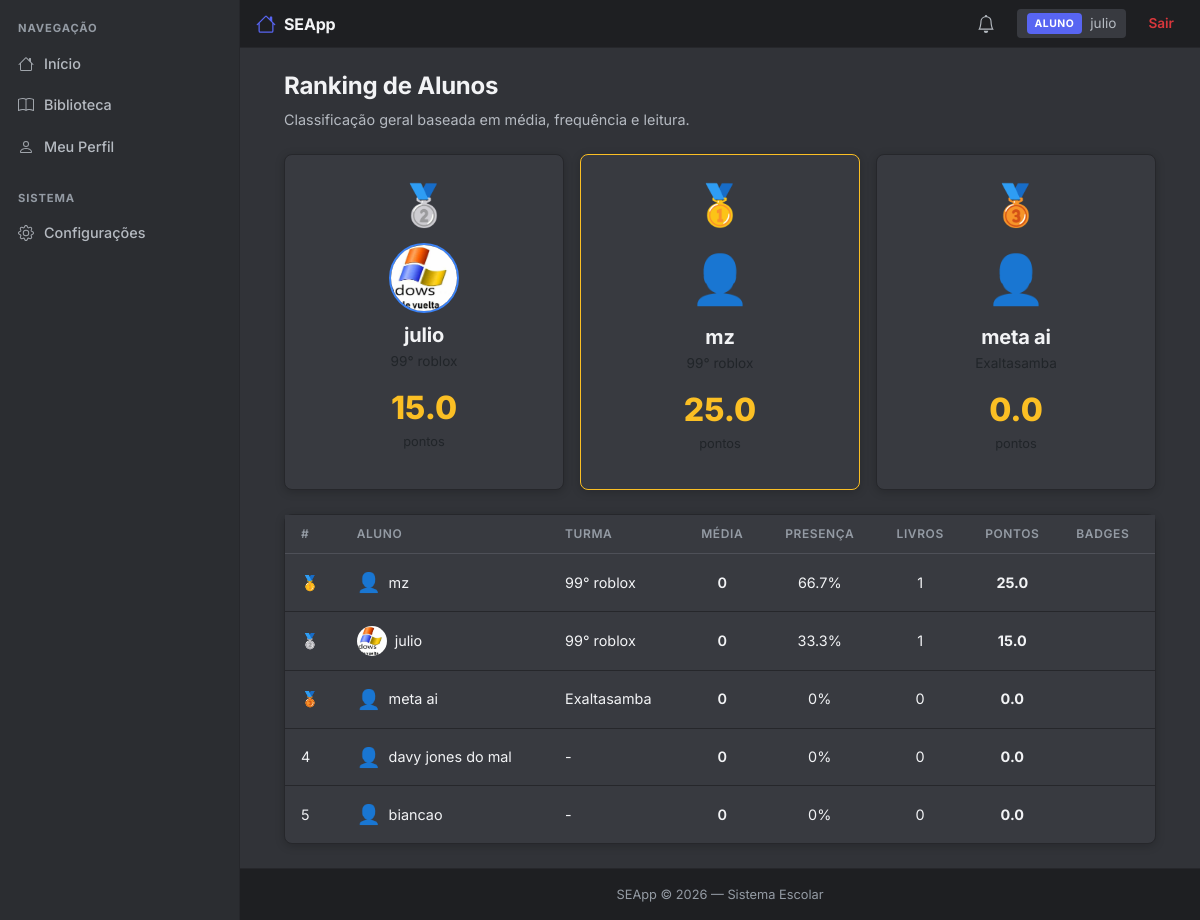
The page /ranking (signed in) on the database its author committed.
### app/models/usuario.py (models this page shows, shortened)
class Usuario(db.Model):
    __tablename__ = 'usuarios'
    id = db.Column(db.Integer, primary_key=True)
    nome = db.Column(db.String(100), nullable=False)
    email = db.Column(db.String(120), unique=True, nullable=False)
    senha = db.Column(db.String(255), nullable=False)
    tipo = db.Column(db.String(20), nullable=False, default='aluno')
    foto = db.Column(db.String(200), nullable=True)
    criado_em = db.Column(db.DateTime, default=datetime.utcnow)
    @property
    def senha_criptografada(self):
        return self.senha

### app/models/aluno.py (models this page shows, shortened)
class Aluno(db.Model):
    __tablename__ = 'alunos'
    id = db.Column(db.Integer, primary_key=True)
    usuario_id = db.Column(db.Integer, db.ForeignKey('usuarios.id'), unique=True, nullable=False)
    matricula = db.Column(db.String(50), unique=True, nullable=False)
    data_nascimento = db.Column(db.Date, nullable=True)
    serie = db.Column(db.String(20), nullable=True)
    turma = db.Column(db.String(20), nullable=True)
    telefone = db.Column(db.String(20), nullable=True)
    responsaveis = db.Column(db.Text, nullable=True)  # JSON string
    notas = db.Column(db.Text, nullable=True)  # JSON string
    usuario = db.relationship('Usuario', backref='aluno_rel', uselist=False, lazy=True)

### app/routes/gamificacao.py (the view)
@gamificacao_bp.route("/ranking")
def ranking():
    if 'usuario_id' not in session:
        return redirect(url_for('auth.login'))
    alunos = Aluno.query.all()
    ranking = []
    for aluno in alunos:
        notas = json.loads(aluno.notas) if aluno.notas else []
        disciplinas = set(n["disciplina"] for n in notas)
        medias = []
        for d in disciplinas:
            notas_d = [n["nota"] for n in notas if n["disciplina"] == d]
            if len(notas_d) == 4:
                medias.append(sum(notas_d) / 4)
        media_geral = round(sum(medias) / len(medias), 2) if medias else 0
        freq = Frequencia.query.filter_by(aluno_id=aluno.id).all()
        total = len(freq)
        presentes = len([f for f in freq if f.status == "presente"])
        percentual_presenca = round((presentes / total) * 100, 1) if total > 0 else 0
        livros_emprestados = Livro.query.filter(
            Livro.emprestado_para.isnot(None),
            db.func.lower(Livro.emprestado_para) == aluno.usuario.nome.lower() if aluno.usuario else False
        ).count() if aluno.usuario else 0
        pontos = 0
        if media_geral > 0:
            pontos += (media_geral / 10) * 50
        pontos += (percentual_presenca / 100) * 30
        pontos += min(livros_emprestados * 5, 20)
        pontos = round(pontos, 1)
        badges = []
        if media_geral >= 9:
            badges.append({"emoji": "🏆", "nome": "Excelência Acadêmica"})
        if percentual_presenca >= 95:
            badges.append({"emoji": "🎯", "nome": "Presença Perfeita"})
        if livros_emprestados >= 5:
            badges.append({"emoji": "📚", "nome": "Leitor Dedicado"})
        if media_geral >= 7 and percentual_presenca >= 85:
            badges.append({"emoji": "⭐", "nome": "Aluno Destaque"})
        ranking.append({
            "id": aluno.id,
            "nome": aluno.usuario.nome if aluno.usuario else "Sem nome",
            "turma": aluno.turma,
            "foto": aluno.usuario.foto if aluno.usuario else None,
            "media": media_geral,
            "presenca": percentual_presenca,
            "livros": livros_emprestados,
            "pontos": pontos,
            "badges": badges
        })
    ranking = sorted(ranking, key=lambda x: x["pontos"], reverse=True)
    for i, r in enumerate(ranking, 1):
        r["posicao"] = i
    posicao_aluno = None
    if is_aluno():
        usuario_id = session.get('usuario_id')
        aluno_logado = Aluno.query.filter_by(usuario_id=usuario_id).first()
        if aluno_logado:
            for r in ranking:
                if r["id"] == aluno_logado.id:
                    posicao_aluno = r["posicao"]
                    break
    return render_template("gamificacao/ranking.html", ranking=ranking, posicao_aluno=posicao_aluno)

### app/routes/gamificacao.py (called while the page is built)
def is_aluno():
    return session.get("tipo") == "aluno"

### templates/gamificacao/ranking.html (shortened to what this page needs)
{% extends 'base.html' %}
{% block content %}
<div class="container">
    <div class="mb-4">
        <h1>Ranking de Alunos</h1>
        <p class="text-secondary mb-0" style="font-size: 0.9rem;">Classificação geral baseada em média, frequência e leitura.</p>
    </div>
    {% if ranking|length >= 3 %}
    <div class="row g-3 mb-4 justify-content-center">
        {% for pos in [2, 1, 3] %}
        {% set aluno = ranking[pos - 1] %}
        <div class="col-md-4">
            <div class="card text-center h-100" style="{% if pos == 1 %}border-color: #FBBF24 !important;{% endif %}">
                <div class="card-body">
                    <div style="font-size: 2.5rem; margin-bottom: 8px;">
                        {% if pos == 1 %}🥇{% elif pos == 2 %}🥈{% else %}🥉{% endif %}
                    </div>
                    {% if aluno.foto %}
                    <img src="{{ url_for('static', filename=aluno.foto) }}" style="width: 70px; height: 70px; object-fit: cover; border-radius: 50%; border: 2px solid #3B82F6; margin-bottom: 10px;">
                    {% else %}
                    <div style="font-size: 3rem; color: #6B7280; margin-bottom: 10px;">👤</div>
                    {% endif %}
                    <h5 style="margin-bottom: 4px;">{{ aluno.nome }}</h5>
                    <p style="color: var(--text-muted); font-size: 0.85rem; margin-bottom: 12px;">{{ aluno.turma or 'Sem turma' }}</p>
                    <div style="font-size: 2rem; font-weight: 800; color: #FBBF24;">{{ aluno.pontos }}</div>
                    <div style="color: var(--text-dim); font-size: 0.8rem;">pontos</div>
                </div>
            </div>
        </div>
        {% endfor %}
    </div>
    {% endif %}
    <div class="card">
        <div class="card-body p-0">
            <table class="table table-hover mb-0">
                <thead>
                    <tr>
                        <th>#</th>
                        <th>Aluno</th>
                        <th>Turma</th>
                        <th style="text-align: center;">Média</th>
                        <th style="text-align: center;">Presença</th>
                        <th style="text-align: center;">Livros</th>
                        <th style="text-align: center;">Pontos</th>
                        <th>Badges</th>
                    </tr>
                </thead>
                <tbody>
                    {% for aluno in ranking %}
                    <tr>
                        <td>
                            {% if aluno.posicao == 1 %}🥇
                            {% elif aluno.posicao == 2 %}🥈
                            {% elif aluno.posicao == 3 %}🥉
                            {% else %}{{ aluno.posicao }}
                            {% endif %}
                        </td>
                        <td>
                            <div class="d-flex align-items-center gap-2">
                                {% if aluno.foto %}
                                <img src="{{ url_for('static', filename=aluno.foto) }}" style="width: 30px; height: 30px; object-fit: cover; border-radius: 50%;">
                                {% else %}
                                <span style="font-size: 1.2rem;">👤</span>
                                {% endif %}
                                {{ aluno.nome }}
                            </div>
                        </td>
                        <td>{{ aluno.turma or '-' }}</td>
                        <td style="text-align: center; color: #60A5FA; font-weight: 600;">{{ aluno.media }}</td>
                        <td style="text-align: center; color: #34D399;">{{ aluno.presenca }}%</td>
                        <td style="text-align: center; color: #FBBF24;">{{ aluno.livros }}</td>
                        <td style="text-align: center; color: #FACC15; font-weight: 700;">{{ aluno.pontos }}</td>
                        <td>
                        </td>
                    </tr>
                    {% endfor %}
                </tbody>
            </table>
        </div>
    </div>
</div>
{% endblock %}

### templates/base.html (shortened to what this page needs)
<!DOCTYPE html>
<html lang="pt-br">
<head>
    <link href="https://cdn.jsdelivr.net/npm/bootstrap@5.3.3/dist/css/bootstrap.min.css" rel="stylesheet">
    <link rel="stylesheet" href="{{ url_for('static', filename='css/style.css') }}">
</head>
<body>
{% if session.get("usuario") %}
<div class="app-layout">
    {% include 'components/sidebar.html' %}
    <div style="flex: 1; display: flex; flex-direction: column; min-width: 0;">
        {% include 'components/topbar.html' %}
        <main class="main-content">
            {% block content %}{% endblock %}
        </main>
        {% include 'components/footer.html' %}
    </div>
</div>
{% endif %}
</html>

### templates/components/sidebar.html (shortened to what this page needs)
<aside class="sidebar">
    <div class="sidebar-title">Navegação</div>
    <a href="{{ url_for('dashboard.index') }}" class="sidebar-link {% if request.endpoint == 'dashboard.index' %}active{% endif %}">
        <span>Início</span>
    </a>
    <a href="{{ url_for('biblioteca.listar') }}" class="sidebar-link {% if 'biblioteca' in request.endpoint %}active{% endif %}">
        <span>Biblioteca</span>
    </a>
    {% if session.get('tipo') in ['aluno', 'professor'] %}
    <a href="{{ url_for('meu_perfil.meu_perfil') }}" class="sidebar-link {% if 'meu_perfil' in request.endpoint %}active{% endif %}">
        <span>Meu Perfil</span>
    </a>
    {% endif %}
<div class="sidebar-title" style="margin-top: 12px;">Sistema</div>
<a href="{{ url_for('configuracoes.index') }}" class="sidebar-link {% if 'configuracoes' in request.endpoint %}active{% endif %}">
    <span>Configurações</span>
</a>
</aside>

### templates/components/topbar.html (shortened to what this page needs)
<header class="topbar">
    <a class="topbar-brand" href="{{ url_for('dashboard.index') }}">
        SEApp
    </a>
    <div class="topbar-right">
        <a href="{{ url_for('notificacoes.listar') }}" id="sinoNotificacoes" style="position: relative; display: flex; align-items: center; padding: 6px 10px; border-radius: 4px; color: var(--text-2);" onmouseover="this.style.background='var(--surface)'" onmouseout="this.style.background='transparent'">
        </a>
        <div class="topbar-user">
            <span class="topbar-badge {% if session.get('tipo') in ['admin','diretor'] %}badge-admin{% else %}badge-aluno{% endif %}">
                {{ session.get("tipo", "").upper() }}
            </span>
            <span>{{ session["usuario"] }}</span>
        </div>
        <a href="{{ url_for('auth.logout') }}" class="topbar-logout">Sair</a>
    </div>
</header>

### templates/components/footer.html
<footer style="background: var(--bg-nav); border-top: 1px solid var(--border); color: var(--text-3); text-align: center; padding: 16px; font-size: 0.8rem;">
    SEApp &copy; 2026 — Sistema Escolar
</footer>

### static/css/style.css (style rules this page uses)
:root { --bg: #313338; --bg-sidebar: #2B2D31; --bg-nav: #1E1F22; --surface: #383A40; --surface-hover: #404248; --border: #26272B; --border-2: #4E5058; --text: #F2F3F5; --text-2: #B5BAC1; --text-3: #949BA4; --primary: #5865F2; --primary-hover: #4752C4; --success: #23A55A; --success-hover: #1E8F4C; --danger: #DA373C; --danger-hover: #A12828; --warning: #F0B232; --warning-hover: #D89E2A; --radius: 8px; --radius-sm: 4px; --shadow: 0 2px 10px rgba(0,0,0,0.2); --shadow-lg: 0 8px 24px rgba(0,0,0,0.4); }
* { margin: 0; padding: 0; box-sizing: border-box; }
html, body { height: 100%; background: var(--bg); }
body { background: var(--bg); color: var(--text); font-family: "Inter", -apple-system, BlinkMacSystemFont, "Segoe UI", Roboto, sans-serif; font-size: 15px; line-height: 1.5; min-height: 100vh; display: flex; flex-direction: column; -webkit-font-smoothing: antialiased; }
.app-layout { display: flex; flex: 1; min-height: 0; }
.sidebar { width: 240px; background: var(--bg-sidebar); border-right: 1px solid var(--border); padding: 12px 8px; display: flex; flex-direction: column; gap: 4px; flex-shrink: 0; }
.sidebar-title { font-size: 0.7rem; text-transform: uppercase; letter-spacing: 0.08em; color: var(--text-3); font-weight: 700; padding: 8px 10px 4px 10px; }
.sidebar-link { display: flex; align-items: center; gap: 10px; padding: 8px 10px; border-radius: var(--radius-sm); color: var(--text-2); font-size: 0.9rem; font-weight: 500; transition: background 0.1s, color 0.1s; }
.sidebar-link svg { flex-shrink: 0; opacity: 0.85; }
.main-content { flex: 1; overflow-y: auto; padding: 24px 32px; }
.topbar { background: var(--bg-nav); border-bottom: 1px solid var(--border); padding: 8px 16px; display: flex; align-items: center; justify-content: space-between; flex-shrink: 0; height: 48px; }
.topbar-brand { font-size: 1rem; font-weight: 700; color: var(--text); letter-spacing: -0.01em; display: flex; align-items: center; gap: 8px; }
.topbar-right { display: flex; align-items: center; gap: 12px; }
.topbar-user { display: flex; align-items: center; gap: 8px; padding: 4px 10px; border-radius: var(--radius-sm); background: var(--surface); font-size: 0.85rem; color: var(--text-2); }
.topbar-badge { font-size: 0.65rem; font-weight: 700; padding: 3px 8px; border-radius: 4px; letter-spacing: 0.05em; }
.badge-aluno { background: var(--primary); color: white; }
.topbar-logout { color: var(--danger); font-size: 0.85rem; font-weight: 600; padding: 4px 10px; border-radius: var(--radius-sm); transition: background 0.1s; }
h1, h2, h3, h4, h5, h6 { color: var(--text); font-weight: 700; letter-spacing: -0.01em; }
h1 { font-size: 1.5rem; }
p { color: var(--text-2); }
a { text-decoration: none; color: var(--primary); transition: color 0.15s; }
.card { background: var(--surface); border: 1px solid var(--border); border-radius: var(--radius); box-shadow: var(--shadow); }
.card-body { padding: 20px; }
.table { color: var(--text) !important; --bs-table-bg: transparent; --bs-table-border-color: var(--border); margin-bottom: 0; border-collapse: separate; border-spacing: 0; }
.table thead th { background: var(--surface) !important; color: var(--text-3) !important; font-size: 0.75rem; font-weight: 600; text-transform: uppercase; letter-spacing: 0.05em; border-bottom: 1px solid var(--border-2) !important; border-top: none !important; padding: 10px 16px; text-align: left; }
.table tbody td { background: transparent !important; color: var(--text) !important; border-bottom: 1px solid var(--border) !important; padding: 14px 16px; font-size: 0.9rem; vertical-align: middle; }
.table tbody tr:last-child td { border-bottom: none !important; }
.text-secondary, .text-muted { color: var(--text-2) !important; }
.row.g-3 { --bs-gutter-x: 1rem; --bs-gutter-y: 1rem; }

### rows shown on the page
Usuario: usuario "julio", foto (picture), nome "julio", nome "julio"
Aluno: turma "99° roblox", turma "99° roblox"
Usuario: nome "mz", nome "mz"
Aluno: turma "99° roblox", turma "99° roblox"
Usuario: nome "meta ai", nome "meta ai"
Aluno: turma "Exaltasamba", turma "Exaltasamba"
Usuario: posicao "4", nome "davy jones do mal", turma "-", media "0", presenca "0", livros "0", pontos "0.0"
Usuario: posicao "5", nome "biancao", turma "-", media "0", presenca "0", livros "0", pontos "0.0"

### other values the page prints
{{ session.get("tipo", "").upper() }} "ALUNO"
{{ aluno.pontos }} "15.0" "25.0" "0.0"
{{ aluno.media }} "0" "0" "0"
{{ aluno.presenca }} "66.7" "33.3" "0"
{{ aluno.livros }} "1" "1" "0"
{{ aluno.pontos }} "25.0" "15.0" "0.0"
